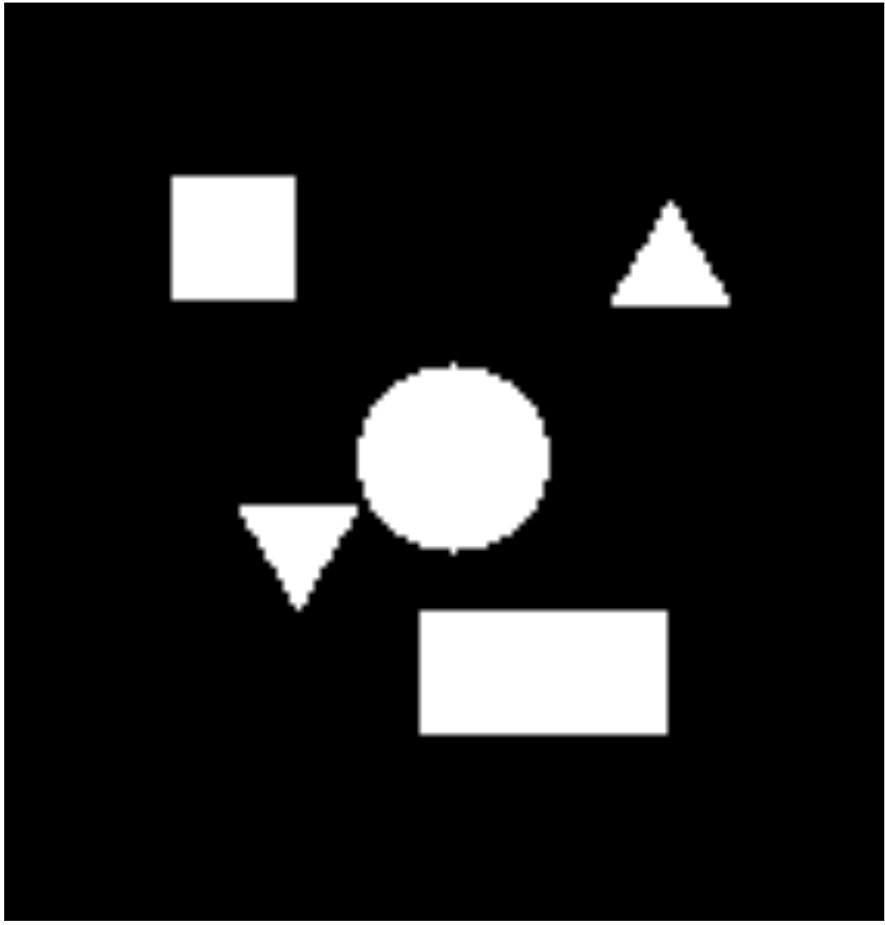
#> input picture input_image.png, 885 x 925 px
$ jupyter execute sart_intro.ipynb
#> lines starting #> are read from the running program, lines starting #| are printed output that depends on the picture
[cell 1]
import numpy as np
import matplotlib.pyplot as plt

from scipy.interpolate import RectBivariateSpline
from skimage.data import shepp_logan_phantom
from skimage.transform import radon, rescale, rotate

[cell 2]
image = np.ones([100,100])
# resize the image
# this values helps determine the required padding so that object stays fully insidde the reconstructed reigion
diag = len(np.diag(image)//2)
# pad the image
image = np.pad(image, pad_width=diag+10)

[cell 3]
# Meshgrid - It takes two 1D arrays (for x and y),
# and produces two 2D arrays that contain the x and y coordinates for every point on a grid.
_ = np.linspace(-1,1, image.shape[0]) #creates 1D array from -1,1 with as many point as the rows of image (image.shape)
xv, yv = np.meshgrid(_,_)

# Draw a filled circle (radius 0.1, center at (0.1, 0.2)) in the image with pixel value 2
image[(xv-0.1) **2 + (yv-0.2)**2<0.01] = 2

# rotate the image by 45 degree
image_rot = rotate(image, 45)

[cell 4]
# Plot the square and the rotation
fig, ax = plt.subplots(1,2, figsize=(10,5))
ax[0].pcolor(xv,yv,image, shading = 'auto')
ax[1].pcolor(xv,yv,image_rot, shading = 'auto')
plt.show()
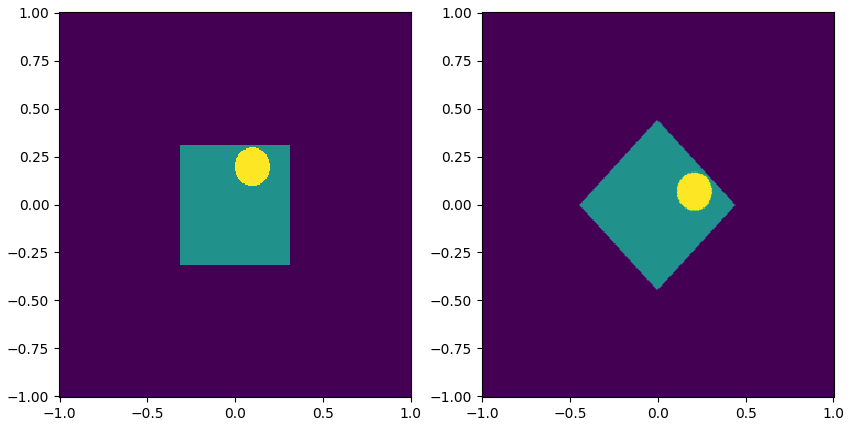
#> figure drawn by matplotlib, 2 panels

[cell 5]
# The rotated squares will allow us to get p(r, theta) for a variety of thetas.
# Let's Create a bunch of different rotations for a bunch of different thetas

# 0 -> 180 for every 5 degrees : We do it in terms of radians
thetas = np.arange(0,180,5) * np.pi/180
# r is the ditance from the center of the scanner
rs = _
dtheta = np.diff(thetas)[0]
dr = np.diff(rs)[0]
# rotate the image for each values of the theta (0 -> 180)
rotations = np.array([rotate(image, theta*180/np.pi) for theta in thetas])

# diff() - calculates the difference between consecutive elements

[cell 6]
# generate the image for one instance in the rotations array
plt.imshow(rotations[34])
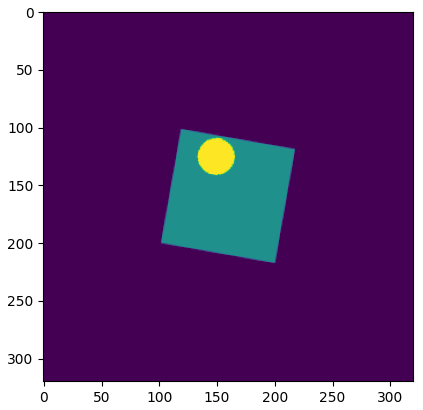
#> figure drawn by matplotlib, 1 panel

[cell 7]
# Define p(r, θ): the sinogram. For each angle θ,
# sum each rotated image about the vertical axis to get a distribution g(r),
# and repeat for all θ to create the net function p(r, θ).

[cell 8]
p = np.array([rotation.sum(axis = 0)*dr for rotation in rotations]).T

[cell 9]
# plot the scan at a given angle
plt.plot(rs, p[:, 9])
plt.xlabel('r', fontsize = 20)
plt.ylabel('$\ln(I_0/I)$', fontsize = 20)
plt.show()
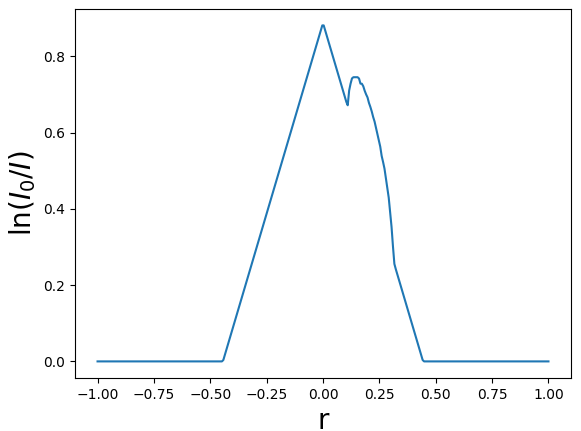
#> figure drawn by matplotlib, 1 panel; curve peaks at x = -0.00313, y = 0.881

[cell 10]
# Plot the sinogram
plt.pcolor(thetas, rs, p, shading = 'auto')
plt.xlabel(r'$\theta$', fontsize=20)
plt.ylabel('$r$', fontsize=20)
plt.show()
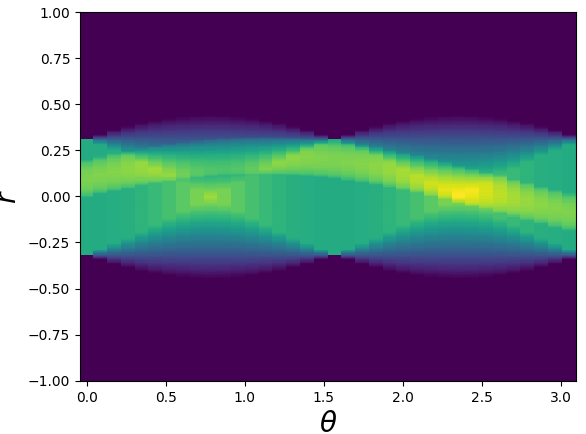
#> figure drawn by matplotlib, 1 panel

[cell 11]
# Regular Black Projection - we try to get f(x,y) back from the p(r, theta)
# Create a 2D spline interpolator for smooth interpolation over the (x, y) grid data in z
p_intercep = RectBivariateSpline(rs,thetas,p)

[cell 12]
# define fbp
def get_fBP(x,y):
    # For a scan at angle θ, compute the value of r contributed by
    # point (x, y) as r = x*cos(θ) + y*sin(θ) (used in regular back projection)
    return p_intercep(x*np.cos(thetas) + y * np.sin(thetas), thetas, grid = False).sum() * dtheta

fBP = np.vectorize(get_fBP)(xv,yv)

[cell 13]
# plot the regularily back projected image
plt.figure(figsize = (6,6))
plt.pcolor(fBP)
plt.show()
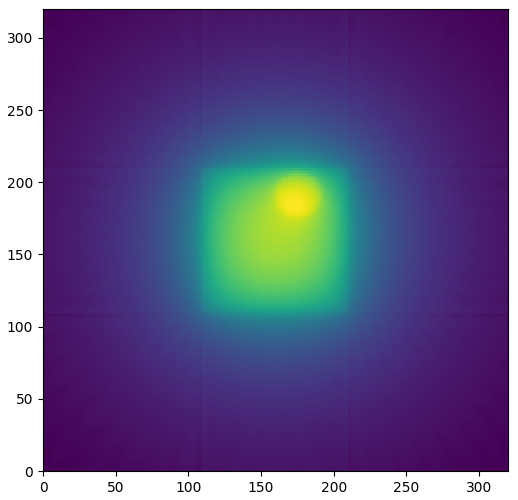
#> figure drawn by matplotlib, 1 panel
# but this image is not very clear we can work on the resolution and clarity

[cell 14]
# FILTERED BACK PROJECTION

[cell 15]
# For a given scan angle θ, calculate the projected distance r for point (x, y) using r = x*cos(θ) + y*sin(θ);
# this tells us where (x, y) lands on the detector for that angle during back projection.


# The Fourier Transform converts a signal or image into its frequency components, showing what
# kinds of repeating patterns (waves) make up the original.


# The Radon Transform computes projections (line integrals) of an image at different angles; it shows how much “stuff” lies along each line, like making X-ray shadows for all directions.

[cell 16]
from scipy.fft import fft, ifft

[cell 17]
P = fft(p,axis = 0)
nu = np.fft.fftfreq(P.shape[0], d= np.diff(rs)[0])

[cell 18]
P.T.shape

[cell 19]
nu.shape

[cell 20]
# multiply by |v|
intergrand = P.T * np.abs(nu)
# Take a transpose
intergrand = intergrand.T
# p prime
# we only take the real value when we do inverse fourier transform
p_p = np.real(ifft(intergrand, axis =0))

[cell 21]
# same as regular back projection but this time we do it for p prime
p_p_interp = RectBivariateSpline(rs,thetas, p_p)

[cell 22]
def get_f(x,y):
    return p_p_interp(x*np.cos(thetas) + y*np.sin(thetas), thetas, grid = False).sum() * dtheta
    # .sum() is basically doing the integration

f = np.vectorize(get_f)(xv, yv)

[cell 23]
plt.figure(figsize = (6,6))
plt.pcolor(f)
plt.show()
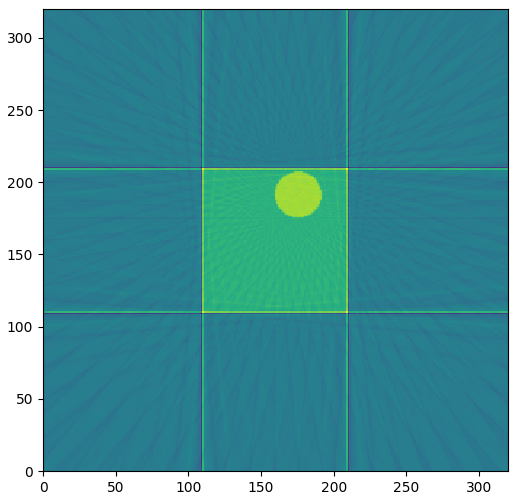
#> figure drawn by matplotlib, 1 panel

# this image is much more clear and precise - filtered back projection

[cell 24]
plt.plot(f[110])
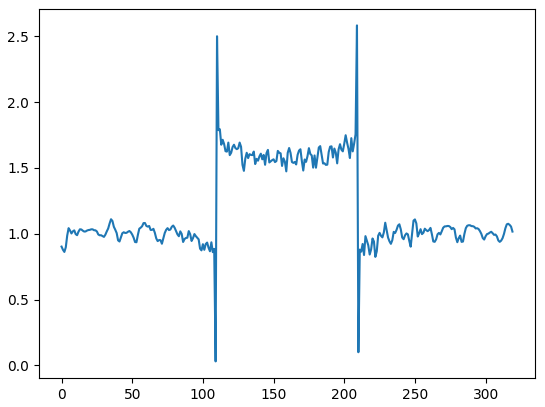
#> figure drawn by matplotlib, 1 panel; curve peaks at x = 209, y = 2.58

[cell 25]
# WITH SKIMAGE LIBRARY

[cell 26]
from skimage.transform import radon, iradon

[cell 27]
theta = np.arange(0., 180, 5)
sinogram = radon(image, theta = theta)

[cell 28]
# generate the sinogram
plt.pcolor(sinogram)

# we can get hte same result with just 2 lines of codes
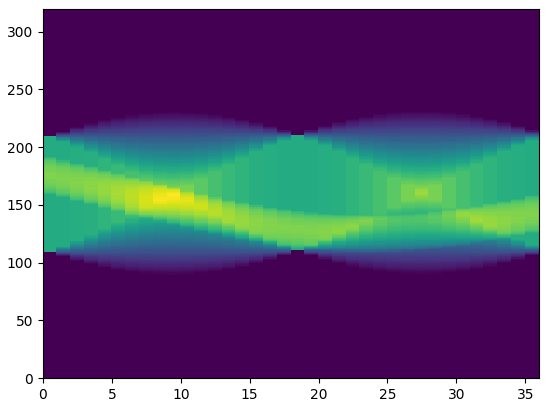
#> figure drawn by matplotlib, 1 panel

[cell 29]
reconstruction_image = iradon(sinogram, theta=theta, filter_name='ramp')

[cell 30]
plt.figure(figsize = (6,6))
plt.pcolor(reconstruction_image)

[cell 31]
plt.plot(reconstruction_image[110])
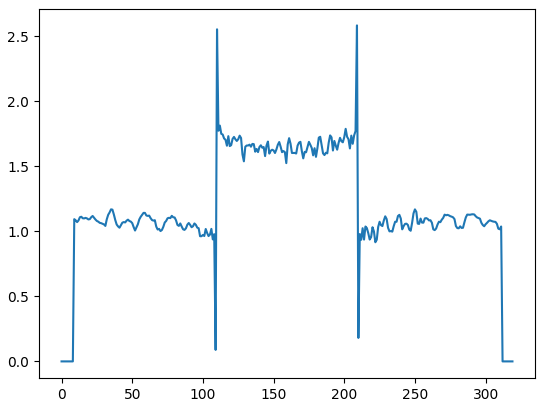
#> figure drawn by matplotlib, 1 panel; curve peaks at x = 209, y = 2.58

[cell 32]
import numpy as np
import matplotlib.pyplot as plt
from skimage.io import imread
from skimage.color import rgb2gray
from skimage.transform import radon, iradon_sart
from skimage import exposure
from skimage.filters import gaussian

# 1) Load & preprocess
img = imread('input_image.png')
#> img is the input picture: shape (925, 885, 4); mean R, G, B, A 30.6, 30.6, 30.6, 255
# if RGBA, drop alpha
if img.ndim == 3 and img.shape[2] == 4:
    img = img[..., :3]
#> img: shape (925, 885, 3)
# convert RGB → gray
if img.ndim == 3:
    img = rgb2gray(img)
#> img: shape (925, 885) float64

# 2) Compute sinogram
# choose as many projection angles as pixels across
theta = np.linspace(0., 180., img.shape[0], endpoint=False)
#> theta = 925 values from 0 to 179.8
sinogram = radon(img, theta=theta, circle=True)

# 3) Prepare SART
n_proj, n_angles = sinogram.shape
# start from zeros of shape (n_proj × n_proj)
reconstruction = np.zeros((n_proj, n_proj), dtype=float)
n_iter = 50

# 4) Iterative SART
for i in range(n_iter):
    reconstruction = iradon_sart(sinogram, theta=theta, image=reconstruction)

# 5) Contrast & denoise
reconstruction = exposure.rescale_intensity(reconstruction, out_range=(0,1))
reconstruction = gaussian(reconstruction, sigma=0.5, preserve_range=True)

fig, axes = plt.subplots(1, 3, figsize=(15, 5))
axes[0].imshow(img, cmap='gray')
axes[0].set_title('Original Image')
axes[0].axis('off')

axes[1].imshow(sinogram, cmap='gray', aspect='auto')
axes[1].set_title('Sinogram')
axes[1].axis('off')

axes[2].imshow(reconstruction, cmap='gray')
axes[2].set_title(f'Improved SART\n{n_iter} iterations')
axes[2].axis('off')

plt.tight_layout()
plt.show()
